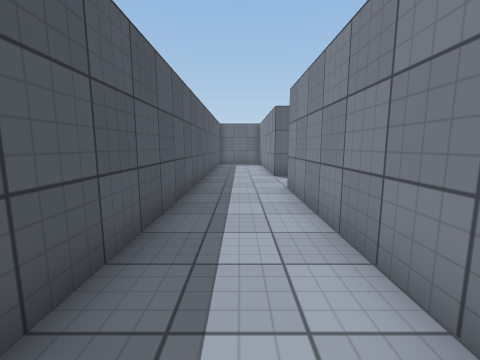
View 1 (above)

24 first-person views from a walk through a 3-D level made in the Unity game engine. The camera is 1.3 m above the floor, tilts 8° down and sees 90° across. The floor is counted in squares, 1 m on a side. Each view is taken from the middle of a square. On the plan, view 1 faces up. The plan holds only what a view shows up to about 12 squares ahead; the rest is blank. The player character is not drawn. Surface patterns are stand-ins for the level's own textures.

View 2
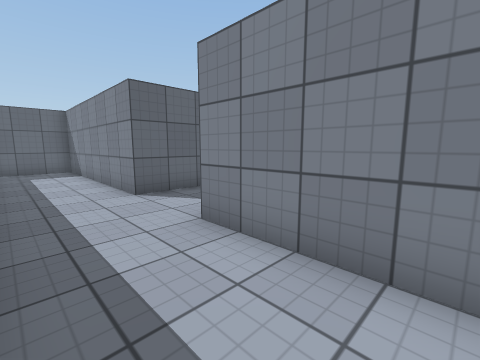

View 3
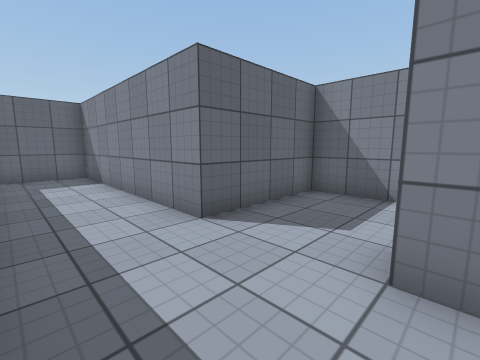

View 4
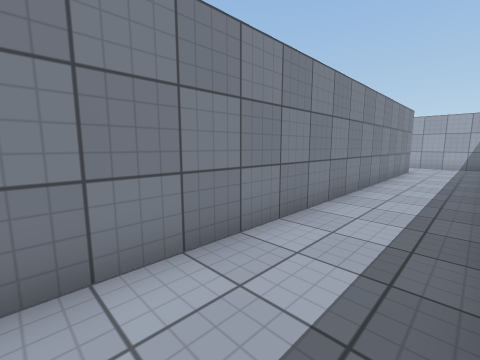

View 5
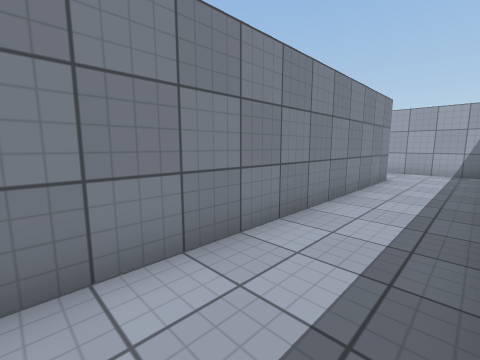

View 6
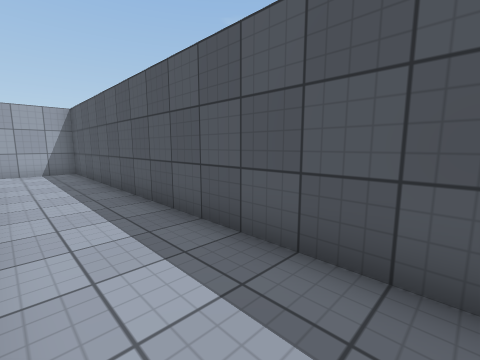

View 7
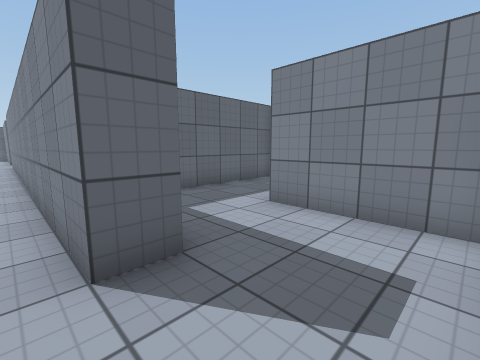

View 8
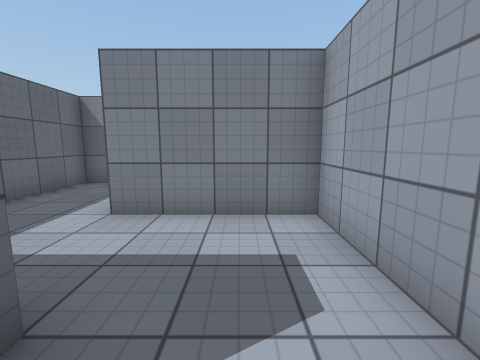

View 9
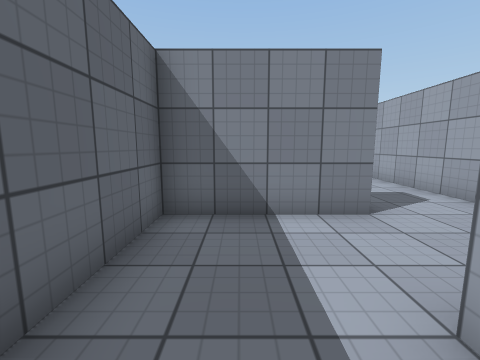

View 10
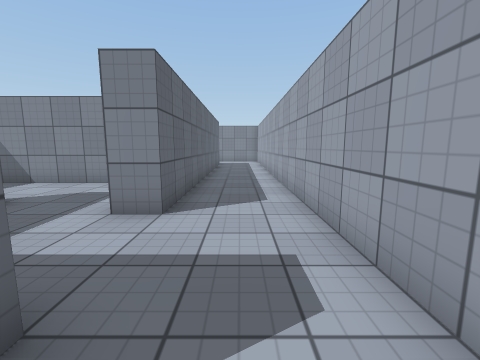

View 11
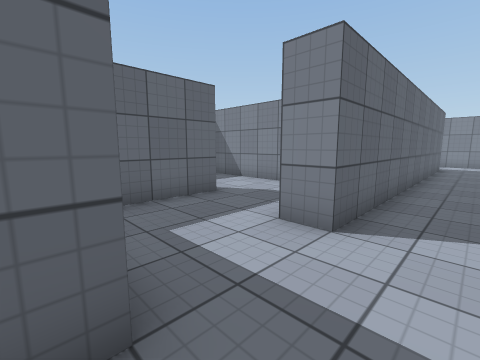

View 12
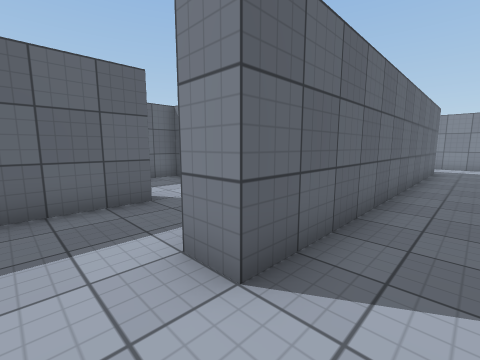

View 13
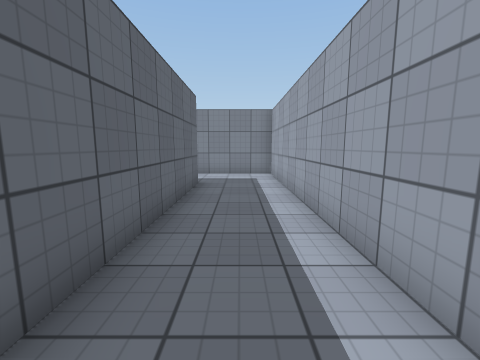

View 14
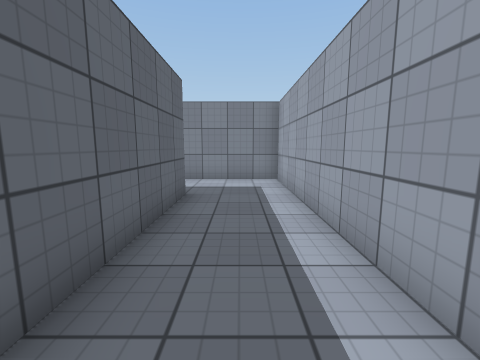

View 15
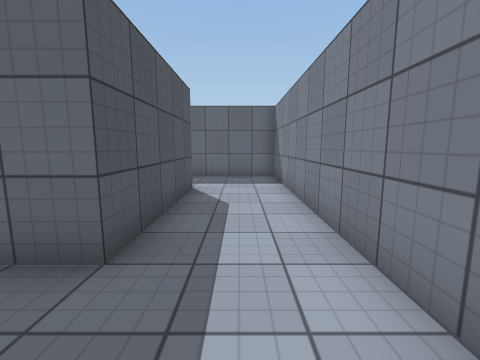

View 16
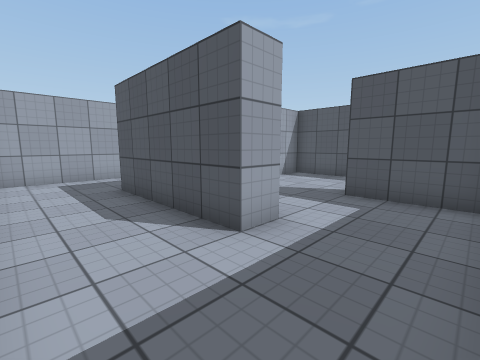

View 17
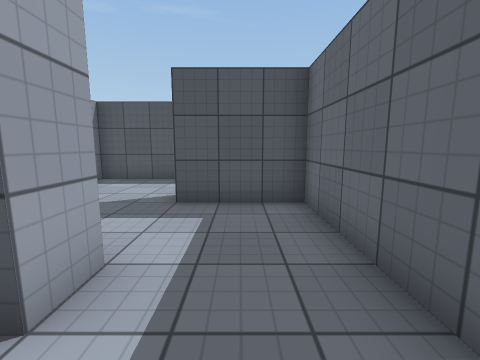

View 18
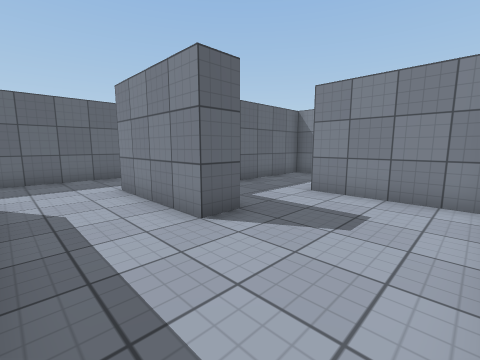

View 19
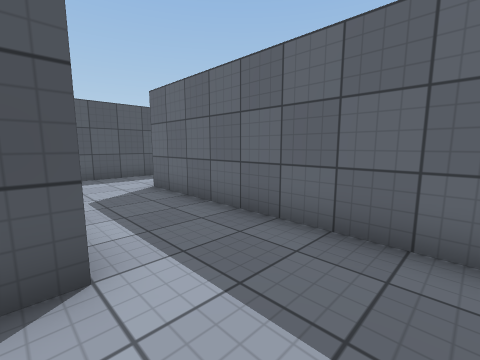

View 20
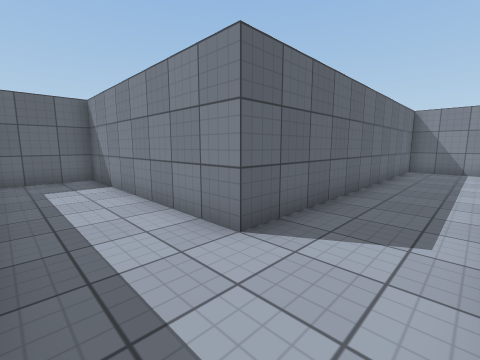

View 21
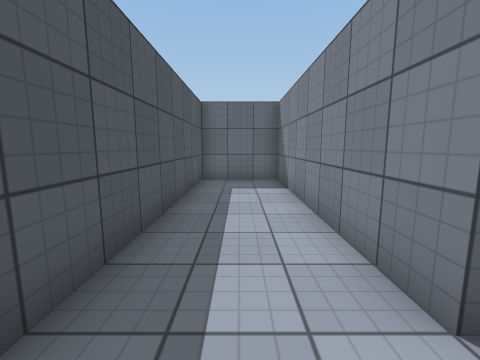

View 22
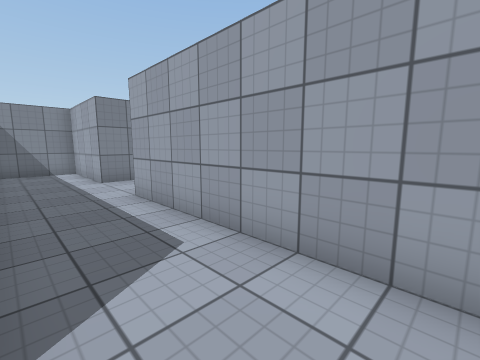

View 23
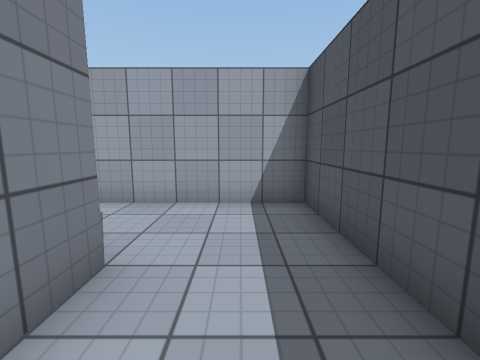

View 24
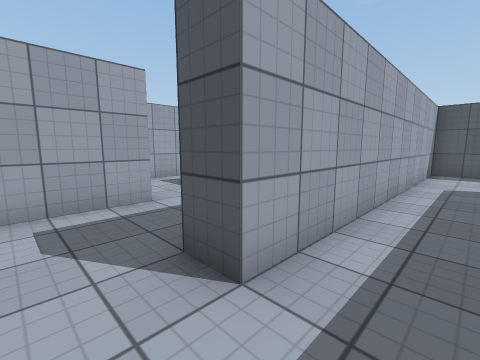

### Floor plan
Points are (right, up) in squares from view 1. A wall is a line through its corners. A room is listed if a view was taken in it or the views show most of it. See-through windows are left out.
Room 1 (views 1, 2, 3, 4, 5, 6, 7, 8, 9, 10, 11, 12, 13, 14, 15, 16, 17, 18, 19, 20, 21, 22, 23, 24)
walls: (18.5, -5.5) (18.5, -8.5) (20, -8.5); (17.5, -6.4) (17.5, -1.5) (16.2, -1.5); (5.5, 8.2) (5.5, 10.5) (1.5, 10.5) (1.5, 18.5) (-1, 18.5); (10.6, -9.5) (9.9, -9.5); (9.5, -9.6) (9.5, -5.5) (4.9, -5.5); (2.5, -2.9) (2.5, -4.5) (14.5, -4.5) (14.5, -5.5) (11.8, -5.5); (10.2, -12.5) (29.5, -12.5) (29.5, -1.5) (22.5, -1.5) (22.5, -4.5) (21.5, -4.5) (21.5, -0.5) (25.5, -0.5) (25.5, 2.5) (13.5, 2.5) (13.5, 10.5) (10.5, 10.5) (10.5, -0.5) (18.5, -0.5) (18.5, -1.1); (25.5, -8.1) (25.5, -4.5) (26.5, -4.5) (26.5, -9.5) (13.5, -9.5) (13.5, -8.5) (16.1, -8.5); (2.6, -9.5) (1.5, -9.5) (1.5, 7.5); (-1.5, 11.9) (-1.5, -12.5) (5.5, -12.5) (5.5, -8.5)

Where each view was taken, in squares from view 1:
view 1: 0 up, 0 right, facing up
view 2: 4 up, 1 left, facing up-right
view 3: 7 up, 1 left, facing up-right
view 4: 5 up, 1 left, facing down-right
view 5: 1 up, 1 left, facing down-right
view 6: 1 up, 1 right, facing down-left
view 7: 12 down, 1 right, facing up-right
view 8: 11 down, 1 right, facing right
view 9: 7 down, 5 right, facing right
view 10: 11 down, 9 right, facing right
view 11: 11 down, 10 right, facing up-right
view 12: 11 down, 12 right, facing up-right
view 13: 11 down, 18 right, facing right
view 14: 11 down, 20 right, facing right
view 15: 12 down, 28 right, facing up
view 16: 2 down, 29 right, facing down-left
view 17: 3 down, 28 right, facing left
view 18: 8 down, 19 right, facing up-right
view 19: 1 down, 21 right, facing up-left
view 20: 0 up, 11 right, facing up-right
view 21: 1 up, 12 right, facing up
view 22: 2 up, 12 right, facing down-right
view 23: 5 up, 12 right, facing down
view 24: 3 down, 16 right, facing down-left
